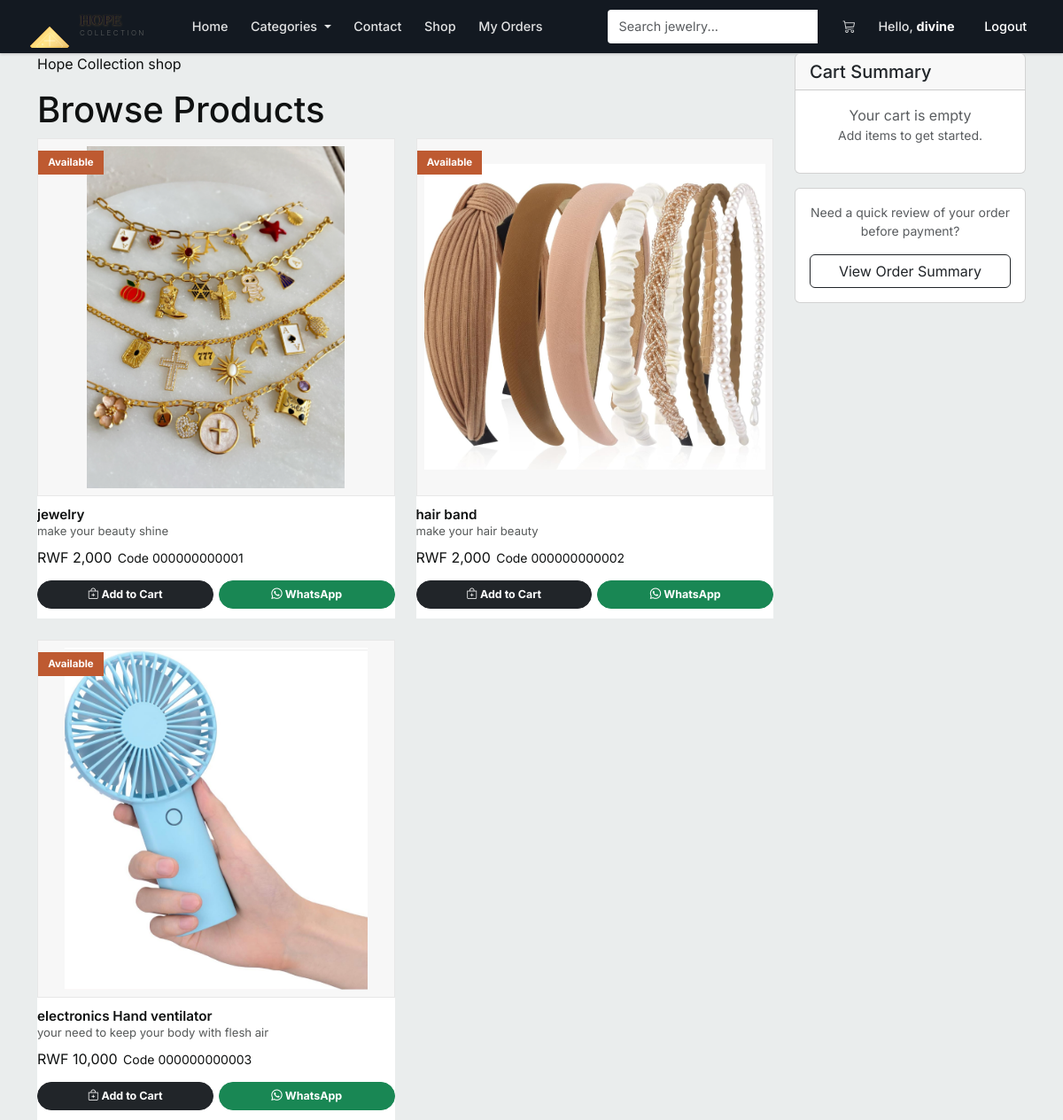
Page /market (signed in) on the committed database.
### market/models.py (models this page shows, shortened)
class User(db.Model, UserMixin):  # ✅ FIXED: only ONE User class (merged both into this one)
    __tablename__ = 'user'
    id               = db.Column(db.Integer, primary_key=True)
    username         = db.Column(db.String(100), nullable=False, unique=True)
    email_address    = db.Column(db.String(120), nullable=False, unique=True)
    password_hash    = db.Column(db.String(200), nullable=False)
    budget           = db.Column(db.Integer, nullable=False, default=1000)
    is_admin         = db.Column(db.Boolean, default=False)
    created_at       = db.Column(db.DateTime, default=lambda: datetime.now(timezone.utc))
    top_up_requests  = db.relationship(
                            'TopUpRequest',
                            backref='requester',           # ✅ FIXED: renamed backref to avoid clash with Transaction backref 'user'
                            lazy=True,
                            foreign_keys='TopUpRequest.user_id'
                        )
    transactions     = db.relationship('Transaction', backref='user', lazy=True)  # ✅ FIXED: moved here from duplicate class
    @property
    def password(self):
        raise AttributeError('Password is not a readable attribute!')

class Item(db.Model):
    __tablename__ = 'item'
    id          = db.Column(db.Integer, primary_key=True)
    name        = db.Column(db.String(30), nullable=False)
    price       = db.Column(db.Integer, nullable=False)
    barcode     = db.Column(db.String(12), nullable=False)
    description = db.Column(db.String(1024), nullable=False)
    image_file  = db.Column(db.String(255), nullable=False, default='default.jpg')
    video_file  = db.Column(db.String(255), nullable=True)
    stock       = db.Column(db.Integer, default=0)
    category_id = db.Column(db.Integer, db.ForeignKey('category.id'))
    created_at  = db.Column(db.DateTime, default=lambda: datetime.now(timezone.utc))

### market/routes.py (the view)
@app.route('/market')
@login_required
def market_page():
    items = Item.query.all()
    return render_template('market.html', items=items)

### market/models.py (called while the page is built)
@login_manager.user_loader
def load_user(user_id):
    return db.session.get(User, int(user_id))  # ✅ FIXED: replaced deprecated User.query.get()

### market/templates/market.html (shortened to what this page needs)
{% extends "base.html" %}
{% block content %}
<section class="shop-page">
    <div class="container">
        <div class="row g-4">
            <div class="col-lg-9">
                <div class="section-heading compact">
                    <div>
                        <p class="section-kicker">Hope Collection shop</p>
                        <h1>Browse Products</h1>
                    </div>
                </div>
                {% if items %}
                <div class="row g-4">
                    {% for item in items %}
                    <div class="col-md-6">
                        <article class="product-card h-100">
                            <div class="product-media">
                                {% if item.video_file %}
                                    <video class="w-100" style="height: 280px; object-fit: cover;" controls>
                                        <source src="{{ url_for('static', filename='product_videos/' ~ item.video_file) }}" type="video/mp4">
                                    </video>
                                {% else %}
                                    <img data-product-img
                                         src="{{ url_for('static', filename='product_pics/' ~ item.image_file) }}"
                                         alt="{{ item.name }}">
                                {% endif %}
                                <div class="fallback-product-icon"></div>
                                <span class="product-badge">Available</span>
                            </div>
                            <div class="product-body">
                                <div>
                                    <h3>{{ item.name }}</h3>
                                    <p>{{ item.description }}</p>
                                </div>
                                <div class="product-meta">
                                    <span>RWF {{ "{:,}".format(item.price) }}</span>
                                    <small>Code {{ item.barcode }}</small>
                                </div>
                                <div class="product-actions">
                                    <a href="{{ url_for('add_to_cart', item_id=item.id) }}" class="btn btn-dark">
                                        <i class="bi bi-bag-plus"></i> Add to Cart
                                    </a>
                                    <a class="btn btn-success" target="_blank" rel="noopener"
                                       href="https://wa.me/?text={{ ('Hello Hope Collection, I want to order ' ~ item.name ~ ' for RWF ' ~ item.price)|urlencode }}">
                                        <i class="bi bi-whatsapp"></i> WhatsApp
                                    </a>
                                </div>
                            </div>
                        </article>
                    </div>
                    {% endfor %}
                </div>
                {% else %}
                <div class="alert alert-info" role="alert">
                    <h4 class="alert-heading">No Items Available</h4>
                    <p>There are currently no items in the marketplace.</p>
                </div>
                {% endif %}
            </div>
            <div class="col-lg-3">
                <div class="card cart-summary sticky-top">
                    <div class="card-header">
                        <h5 class="mb-0">Cart Summary</h5>
                    </div>
                    <div class="card-body">
                        {% set cart = session.get('cart', []) %}
                        {% if cart %}
                            <div class="mb-3">
                                <h6>Items in Cart: <span class="badge bg-secondary">{{ cart|length }}</span></h6>
                            </div>
                            <div class="cart-items">
                                {% for item in cart %}
                                <div class="mb-2 p-2 border-bottom">
                                    <p class="mb-1"><strong>{{ item.name }}</strong></p>
                                    <p class="mb-1">Qty: <strong>{{ item.quantity }}</strong> x RWF {{ item.price }}</p>
                                    <p class="mb-0 text-success"><strong>RWF {{ item.price * item.quantity }}</strong></p>
                                </div>
                                {% endfor %}
                            </div>
                            <hr>
                            {% set totals = namespace(price=0) %}
                            {% for item in cart %}
                                {% set totals.price = totals.price + (item.price * item.quantity) %}
                            {% endfor %}
                            <div class="d-flex justify-content-between mb-3">
                                <h6>Total:</h6>
                                <h5 class="text-success"><strong>RWF {{ totals.price }}</strong></h5>
                            </div>
                            <a href="{{ url_for('view_cart') }}" class="btn btn-dark w-100 mb-2">View Cart</a>
                            <a href="{{ url_for('view_cart') }}" class="btn btn-success w-100">Proceed to Payment</a>
                        {% else %}
                            <p class="text-muted text-center mb-0">Your cart is empty</p>
                            <p class="text-muted text-center small">Add items to get started.</p>
                        {% endif %}
                    </div>
                </div>
                <div class="card mt-3 helper-card">
                    <div class="card-body text-center">
                        <p class="mb-3 small text-muted">Need a quick review of your order before payment?</p>
                        <a href="{{ url_for('view_cart') }}" class="btn btn-outline-dark w-100">
                            View Order Summary
                        </a>
                    </div>
                </div>
            </div>
        </div>
    </div>
</section>
{% endblock %}

### market/templates/base.html (shortened to what this page needs)
<!DOCTYPE html>
<html lang="en">
<head>
    <link href="https://cdn.jsdelivr.net/npm/bootstrap@5.3.0/dist/css/bootstrap.min.css" rel="stylesheet">
    <link rel="stylesheet" href="https://cdn.jsdelivr.net/npm/bootstrap-icons@1.11.3/font/bootstrap-icons.css">
    <link rel="stylesheet" href="{{ url_for('static', filename='css/storefront.css') }}">
</head>
<body>
<nav class="navbar navbar-expand-lg navbar-light sticky-top navbar-custom">
    <div class="container-fluid">
        <a class="navbar-brand" href="{{ url_for('home_page') }}">
            {% if site_settings.logo_url and site_settings.logo_url != '/static/images/logo.png' and site_settings.logo_url != '/static/images/logos/hope-collection-logo.svg' %}
                <img src="{{ site_settings.logo_url }}" alt="{{ site_settings.business_name }} logo" class="brand-logo" onerror="this.classList.add('d-none'); this.nextElementSibling.classList.remove('d-none'); this.nextElementSibling.nextElementSibling.classList.remove('d-none');">
                <span class="brand-mark d-none">{{ site_settings.business_name[:2].upper() if site_settings.business_name else 'HC' }}</span>
                <span class="brand-text d-none">{{ site_settings.business_name }}</span>
            {% else %}
                <img src="{{ url_for('static', filename='images/logos/hope-collection-logo.svg') }}" alt="Hope Collection logo" class="brand-logo" onerror="this.classList.add('d-none'); this.nextElementSibling.classList.remove('d-none'); this.nextElementSibling.nextElementSibling.classList.remove('d-none');">
            {% endif %}
        </a>
        <div class="collapse navbar-collapse" id="navbarNav">
            <ul class="navbar-nav me-auto">
                <li class="nav-item">
                    <a class="nav-link px-3" href="{{ url_for('home_page') }}">Home</a>
                </li>
                <li class="nav-item dropdown">
                    <a class="nav-link dropdown-toggle px-3" href="#" id="navbarDropdown" role="button" data-bs-toggle="dropdown">
                        Categories
                    </a>
                </li>
                <li class="nav-item">
                    <a class="nav-link px-3" href="{{ url_for('contact_page') }}">Contact</a>
                </li>
                {% if current_user.is_authenticated %}
                <li class="nav-item">
                    <a class="nav-link px-3" href="{{ url_for('market_page') }}">Shop</a>
                </li>
                <li class="nav-item">
                    <a class="nav-link px-3" href="{{ url_for('transaction_history') }}">My Orders</a>
                </li>
                {% endif %}
            </ul>
            <form class="d-flex me-lg-3 my-2 my-lg-0">
                <div class="input-group">
                    <input class="form-control search-bar-nav" type="search" placeholder="Search jewelry..." aria-label="Search">
                </div>
            </form>
            <ul class="navbar-nav align-items-lg-center">
                {% if current_user.is_authenticated %}
                    <li class="nav-item">
                        <a class="nav-link px-3" href="{{ url_for('view_cart') }}">
                            <i class="bi bi-cart3"></i>
                            {% set cart = session.get('cart', []) %}
                        </a>
                    </li>
                    <li class="nav-item">
                        <span class="nav-link px-3 nav-greeting">Hello, <strong>{{ current_user.username }}</strong></span>
                    </li>
                    <li class="nav-item">
                        <a class="nav-link btn btn-sm btn-outline-dark ms-lg-2" href="{{ url_for('logout_page') }}">Logout</a>
                    </li>
                {% endif %}
            </ul>
        </div>
    </div>
</nav>
<main>
    {% block content %}
    {% endblock %}
</main>
</body>
</html>

### market/static/css/storefront.css (style rules this page uses)
:root { --ink: #0f1111; --muted: #565959; --paper: #eaeded; --cream: #f3efe7; --line: rgba(15, 17, 17, 0.11); --gold: #c7923e; --green: #198754; --amazon-blue: #146eb4; --amazon-orange: #febd69; --amazon-yellow: #f3a847; --card-bg: #ffffff; --hero-gradient: linear-gradient(135deg, #1a1a2e, #16213e, #0f3460); --shadow-sm: 0 2px 5px rgba(0,0,0,0.06); --shadow-md: 0 4px 12px rgba(0,0,0,0.10); --shadow-lg: 0 8px 30px rgba(0,0,0,0.12); }
* { letter-spacing: 0; box-sizing: border-box; }
body { color: var(--ink); background: var(--paper); font-family: Inter, ui-sans-serif, system-ui, -apple-system, BlinkMacSystemFont, "Segoe UI", sans-serif; }
.navbar-custom { background: #131921; border-bottom: none; box-shadow: 0 1px 3px rgba(0,0,0,0.2); padding: 0.2rem 1rem; min-height: 60px; }
.navbar-custom .container-fluid { max-width: 1280px; }
.navbar-brand { align-items: center; color: #fff !important; display: inline-flex; gap: 0.75rem; font-weight: 700; font-size: 1.35rem; text-decoration: none; transition: opacity 0.2s; padding: 0; }
.brand-logo { height: 48px; width: auto; max-width: 200px; object-fit: contain; border-radius: 0; margin-right: 0; background: transparent; border: none; filter: brightness(1.05); transition: opacity 0.25s ease; }
.navbar-custom .nav-link { color: rgba(255,255,255,0.88) !important; font-weight: 500; font-size: 0.9rem; padding: 0.5rem 0.8rem !important; border-radius: 3px; transition: all 0.15s ease; }
.nav-greeting { color: rgba(255,255,255,0.8) !important; font-size: 0.85rem; background: transparent !important; border-radius: 3px; padding: 0.4rem 0.6rem !important; }
.nav-greeting strong { color: #fff; }
.search-bar-nav { background: #fff; border: 1px solid transparent; color: #0f1111 !important; border-radius: 4px 0 0 4px; font-size: 0.9rem; min-height: 38px; }
.navbar-custom .btn-outline-dark { border-color: rgba(255,255,255,0.3); color: #fff !important; }
.product-card { background: var(--card-bg); border: none; border-radius: 0; box-shadow: none; display: flex; flex-direction: column; overflow: hidden; transition: box-shadow 0.2s ease; position: relative; }
.product-media { aspect-ratio: 1; background: #f7f7f7; overflow: hidden; position: relative; border: 1px solid #e7e7e7; border-radius: 0; }
.product-media img { height: 100%; inset: 0; object-fit: contain; position: absolute; transition: transform 0.3s ease; width: 100%; z-index: 1; padding: 0.5rem; }
.fallback-product-icon { align-items: center; color: rgba(21, 21, 21, 0.28); display: flex; font-size: 3.5rem; inset: 0; justify-content: center; position: absolute; }
.product-badge { background: #be5a31; color: #fff; font-size: 0.72rem; font-weight: 700; left: 0; padding: 0.3rem 0.7rem; position: absolute; top: 0.8rem; z-index: 3; }
.product-body { display: flex; flex: 1; flex-direction: column; gap: 0.4rem; padding: 0.7rem 0; }
.product-body h3 { font-size: 0.95rem; font-weight: 600; margin-bottom: 0; line-height: 1.3; color: var(--ink); display: -webkit-box; -webkit-line-clamp: 2; -webkit-box-orient: vertical; overflow: hidden; }
.product-body p { color: var(--muted); font-size: 0.82rem; line-height: 1.5; margin: 0; display: -webkit-box; -webkit-line-clamp: 2; -webkit-box-orient: vertical; overflow: hidden; }
.product-meta { display: flex; align-items: baseline; gap: 0.4rem; flex-wrap: wrap; }
.product-actions { display: flex; gap: 0.4rem; margin-top: auto; padding-top: 0.5rem; }
.product-actions .btn { flex: 1; border-radius: 20px; font-size: 0.78rem; font-weight: 700; padding: 0.35rem 0.6rem; }

### rows in the picture
User: username "divine"
Item: image_file (picture), name "jewelry", description "make your beauty shine", price "2,000", barcode "000000000001"
Item: image_file (picture), name "hair band", description "make your hair beauty", price "2,000", barcode "000000000002"
Item: image_file (picture), name "electronics Hand ventilator", description "your need to keep your body with flesh air", price "10,000", barcode "000000000003"
